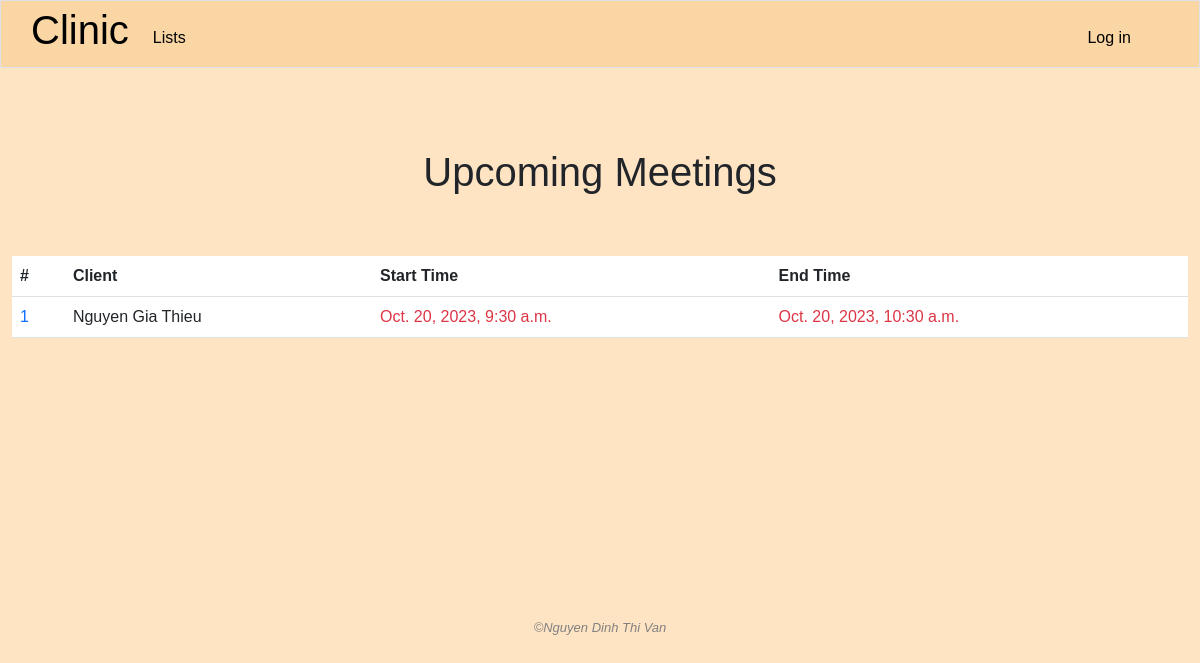
Before: /upcoming_meetings with the older database file.
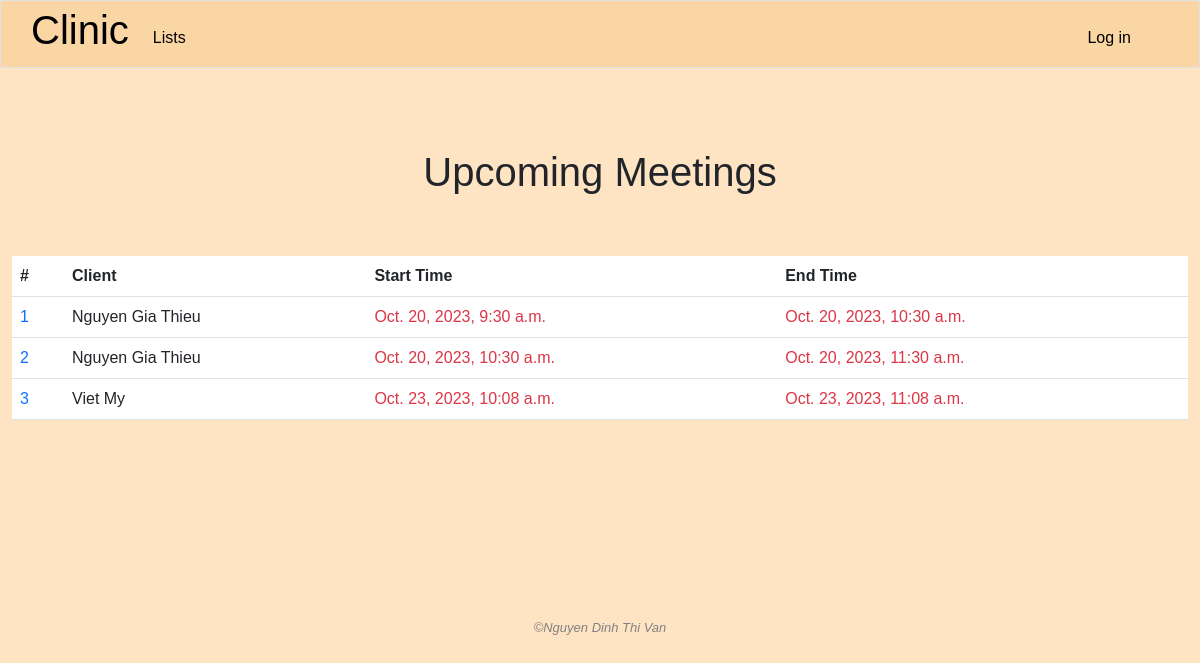
After: the same page with the newer database file.
### clinic/models.py (models this page shows, shortened)
class MeetUp(models.Model):
    start_time = models.DateTimeField(blank=True, null=True)
    end_time = models.DateTimeField(blank=True, null=True)
    client = models.ForeignKey(Company, on_delete=models.CASCADE, related_name='meetings')
    created = models.DateTimeField(auto_now_add=True)
    end_or_not = models.BooleanField(default=False)

class Company(models.Model):
    name = models.CharField(max_length=255)
    industry = models.CharField(max_length=255)
    address = models.TextField()
    representative = models.ForeignKey('People', on_delete=models.SET_NULL, blank=True, null=True, related_name="companies")
    male_headcount = models.IntegerField()
    female_headcount = models.IntegerField()
    created_by = models.ForeignKey(User, on_delete=models.SET_NULL, blank=True, null=True, related_name="add_companies")
    modified_by = models.ForeignKey(User, on_delete=models.SET_NULL, blank=True, null=True, related_name="modified_companies")

### clinic/views.py (the view)
# urls.py: path('upcoming_meetings', views.upcoming_meetings, name="upcoming_meetings"),
def upcoming_meetings(request):
    now = datetime.now()
    meetings = MeetUp.objects.filter(start_time__gt = now).order_by("start_time")
    today = date.today()
    for meeting in meetings:
        if days_between(str(today), str(meeting.start_time.date())) <= 3:
            meeting.in_within_3_days = True
        else:
            meeting.in_within_3_days = False
    return render(request, "clinic/upcoming_meetings.html", {
        "meetings": meetings
    })

### clinic/helpers.py (called while the page is built)
def days_between(d1, d2):
    d1 = datetime.strptime(d1, '%Y-%m-%d')
    d2 = datetime.strptime(d2, '%Y-%m-%d')
    return (d2 - d1).days

### clinic/templates/clinic/upcoming_meetings.html (shortened to what this page needs)
{% extends "clinic/layout.html" %}
{% load static %}
{% block main %}
    <h1 class="text-center page-title">Upcoming Meetings</h1>
    <div class="container-fluid">
        <table class="table table-hover">
            <thead>
                <tr>
                    <th>#</th>
                    <th>Client</th>
                    <th>Start Time</th>
                    <th>End Time</th>
                </tr>
            </thead>
            <tbody>
                {% for meeting in meetings %}
                    <tr>
                        <td><a class="no-underline" href="{% url 'meeting_agenda' meeting_id=meeting.id %}">{{ forloop.counter }}</a></td>
                        <td>{{ meeting.client.name }}</td>
                        <td class="{% if meeting.in_within_3_days %} text-danger {% endif %}">{{ meeting.start_time }}</td>
                        <td class="{% if meeting.in_within_3_days %} text-danger {% endif %}">{{ meeting.end_time }}</td>
                    </tr>
                {% endfor %}
            </tbody>
        </table>
    </div>
{% endblock %}

Changed rows visible on the page:
added MeetUp: client.name "Nguyen Gia Thieu", start_time "Oct. 20, 2023, 10:30 a.m.", end_time "Oct. 20, 2023, 11:30 a.m."
added MeetUp: client.name "Viet My", start_time "Oct. 23, 2023, 10:08 a.m.", end_time "Oct. 23, 2023, 11:08 a.m."
